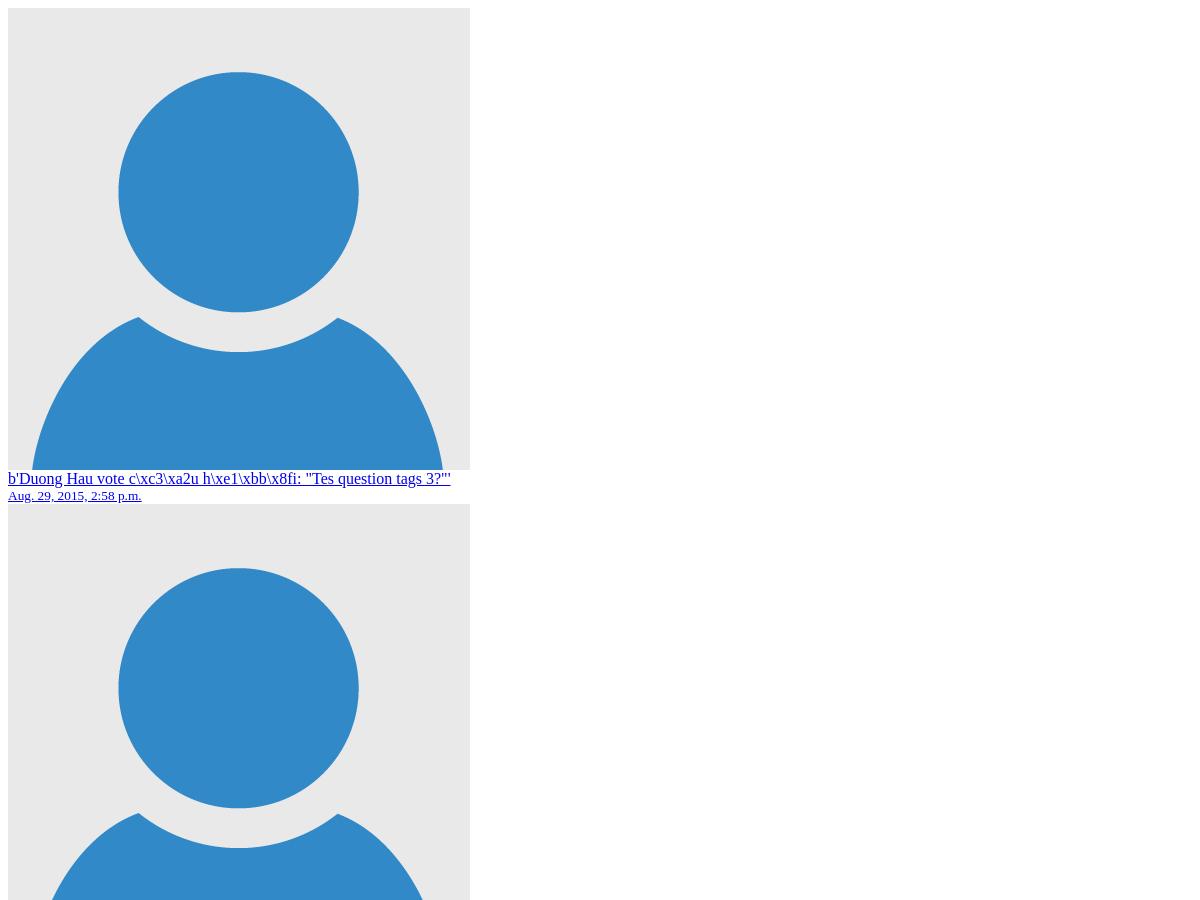
/notification/markallread/ (signed in, upper part), run on an earlier commit of the app's database.
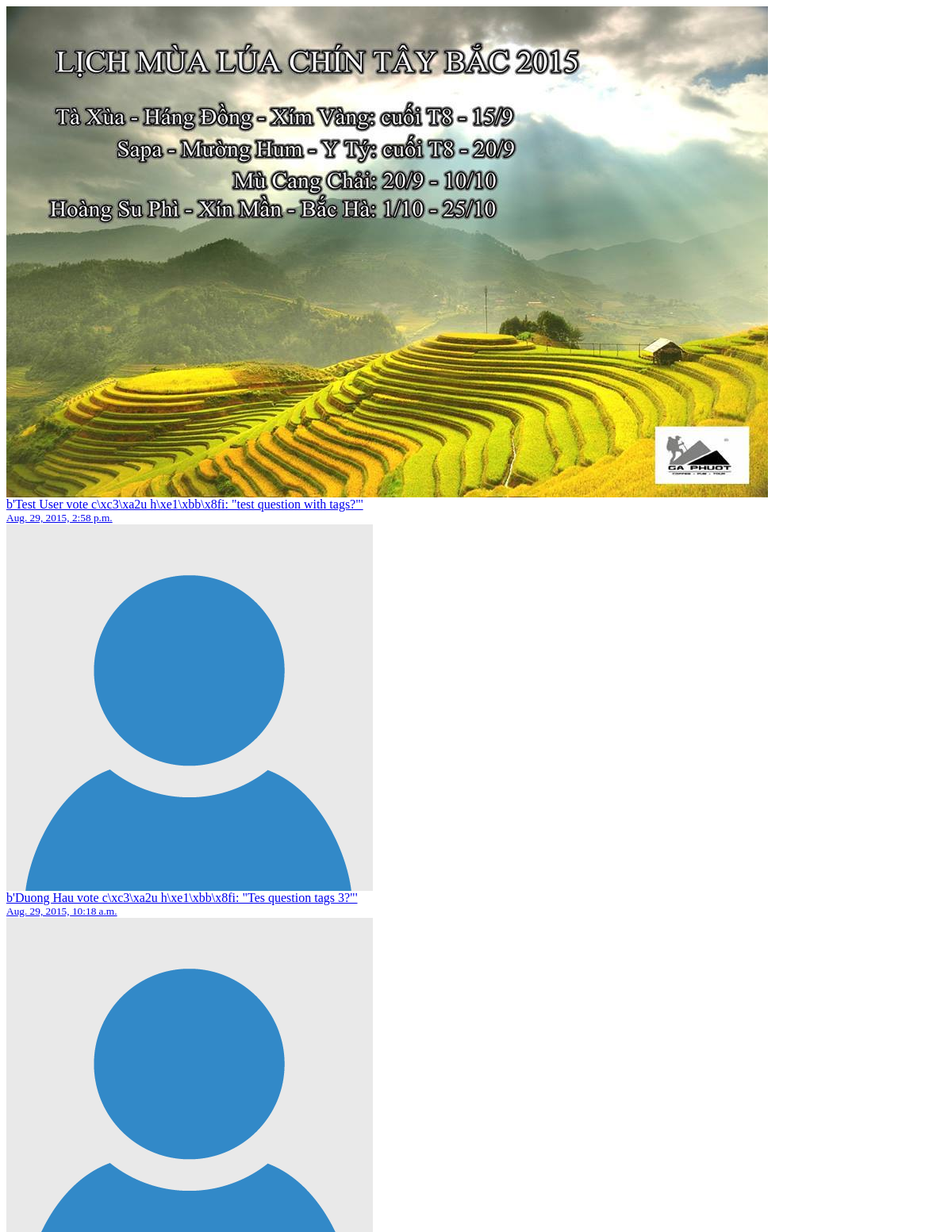
And on a later commit of the database.
### notification/models.py (models this page shows, shortened)
class Notification(models.Model):
    sender=models.ForeignKey(UserProfile)
    recipient=models.ForeignKey(UserProfile, related_name='notifications')
    action=models.CharField(blank=True, max_length=10)#vote|downvote, answer,addquestion
    content_type = models.ForeignKey(ContentType)
    object_id = models.PositiveIntegerField()
    content_object = GenericForeignKey('content_type', 'object_id')
    create=models.DateTimeField(auto_now=True)
    is_read=models.BooleanField(default=False)
    @property
    def notification_string(self):
        string=""
        if self.action=='vote' or self.action=='downvote':
            if self.content_object.__class__.__name__.lower()=='answer':
                string="{} {} bình luận: \"{}\"".format(self.sender.fullname,
                self.action,self.content_object.content[:50])
            elif self.content_object.__class__.__name__.lower()=='question':
                string= "{} {} câu hỏi: \"{}\"".format(self.sender.fullname,
                self.action,self.content_object.title[:50])
        elif self.action=='answer':
            string="{} trả lời câu hỏi: \"{}\"".format(self.sender.fullname,self.content_object.content[:50])
        elif self.action=="addquestion":
            string="{} đăng một câu hỏi:\"{}\"".format(self.sender.fullname,
                self.content_object.title[:50])
        return string.encode('utf8')

### question/models.py (models this page shows, shortened)
class CommonFields(models.Model):
    content=models.TextField()
    is_active=models.BooleanField(default=True)
    create=models.DateTimeField(auto_now_add=True)
    modify=models.DateTimeField(auto_now=True)
    votes_count=models.IntegerField(default=0)
    downvotes_count=models.IntegerField(default=0)
    rank=models.FloatField(default=0)
    class Meta:
        abstract = True

class Question(CommonFields):
    title=models.CharField(blank=False, max_length=255)
    author=models.ForeignKey(UserProfile, related_name='user_questions')
    tags=models.ManyToManyField(Tag, related_name='tag_questions')
    slug=models.SlugField(blank=True, max_length=255)
    votes=models.ManyToManyField(UserProfile, related_name='user_question_votes')
    downvotes=models.ManyToManyField(UserProfile, related_name='user_question_downvotes')

### accounts/models.py (models this page shows, shortened)
class UserProfile(models.Model):
    user=models.OneToOneField(User, unique=True, related_name='profile')
    website=models.URLField(max_length=100,blank=True)
    avatar=models.ImageField(upload_to=get_profile_url,blank=True)
    address=models.CharField(blank=True, max_length=255)
    birthday=models.DateField(null=True)
    gender=models.CharField(blank=True, choices=(('Nam','Nam'),('Nữ','Nữ')), max_length=10)
    bio=models.TextField(blank=True)
    rank=models.FloatField(default=0)
    follows_count=models.IntegerField(default=0)
    followers_count=models.IntegerField(default=0)
    follows=models.ManyToManyField('self', related_name='followers', blank=True, symmetrical=False)
    follow_tags=models.ManyToManyField(Tag, related_name='tag_followers', blank=True)
    @property
    def fullname(self):
        return self.user.first_name+" "+self.user.last_name

### notification/views.py (the view)
class MarkAllReadView(LoginRequiredMixin, View):
    def get(self, request):
        notifications=Notification.objects.filter(recipient=request.user.profile, is_read=False)
        if notifications:
            for notification in notifications:
                notification.is_read=True
                notification.save()
        notifications=Notification.objects.filter(recipient=request.user.profile).order_by('-create')[:10]
        args={}
        args['notifications']=notifications
        return render(request, 'new_notification.html',args)

### notification/templates/new_notification.html (shortened to what this page needs)
{%if notifications%}
    <div id="notifications" class="ajax-notification">
    {%for notification in notifications%}
        <div class="notification item {%if not notification.is_read %}unread{%endif%}">
            <a class="thumb" href="{% url 'notification:view' notification.pk %}">
                {%if notification.sender.avatar %}
                    <img class="img-circle" src="{{ MEDIA_URL}}{{notification.sender.avatar}}"/>
                {%else%}
                    <img class="img-circle" src="{{ MEDIA_URL}}/profiles/noimage.png"/>
                {%endif%}
            </a>
            <a class="title" href="{% url 'notification:view' notification.pk %}">
                <div>{{notification.notification_string}}</div>
                <div><small>{{notification.create}}</small></div>
            </a>
        </div>
    {%endfor%}
    </div>
{%else%}
<p>Không tìm thấy kết quả<p>
{%endif%}

What changed in the data, as far as the page shows it:
added Notification: sender.avatar (picture), notification_string "b'Test User vote c\\xc3\\xa2u h\\xe1\\xbb\\x8fi: \"test question with tags?\"'", create "Aug. 29, 2015, 2:58 p.m."
changed Notification "b'Duong Hau vote c\\xc3\\xa2u h\\xe1\\xbb\\x8fi: \"Tes question tags 3?\"'": create "Aug. 29, 2015, 2:58 p.m." → "Aug. 29, 2015, 10:18 a.m."
